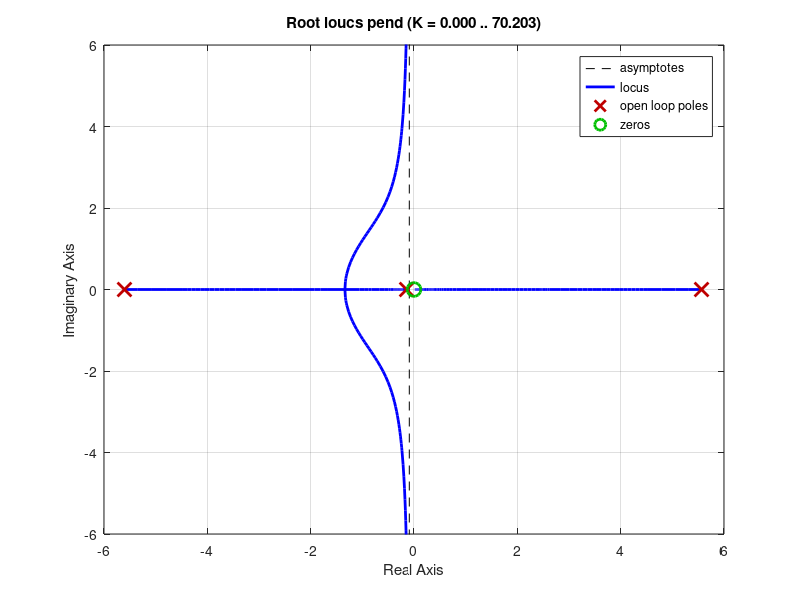

Reproduce this figure in MATLAB.
% Modellizazzione pendolo inverso - Funzione di Trasferimento %
M = 0.5;    % massa del carrello
m = 0.2;    % massa del pendolo
b = 0.1;    % attrito del carrello
i = 0.006;  % inerzia del pendolo
g = 9.8;    % accelerazione g
l = 0.3;    % lunghezza dal centro di massa del pendolo

q = (M+m)*(i+m*l^2)-(m*l)^2;    % input semplificato

% Funzione di Trasferimento a Ciclo Aperto %
num = [m*l/q  0];                                       % numeratore della FDT
den = [1  b*(i+m*l^2)/q  -(M+m)*m*g*l/q  -b*m*g*l/q];   % denominatore della FDT
pend=tf(num,den)      

% Luogo delle Radici %
rlocus(pend)	% luogo delle radici FDT ciclo chiuso
axis([-6 6 -6 6]) 
